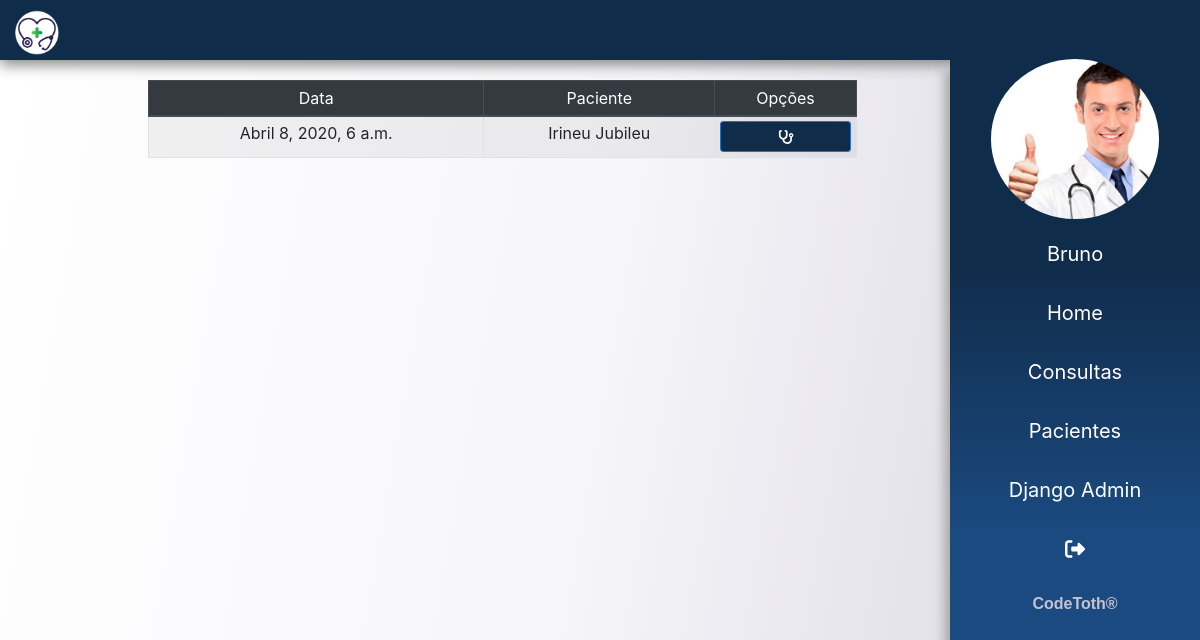
The page /consulta/ (signed in) on the database as committed earlier.
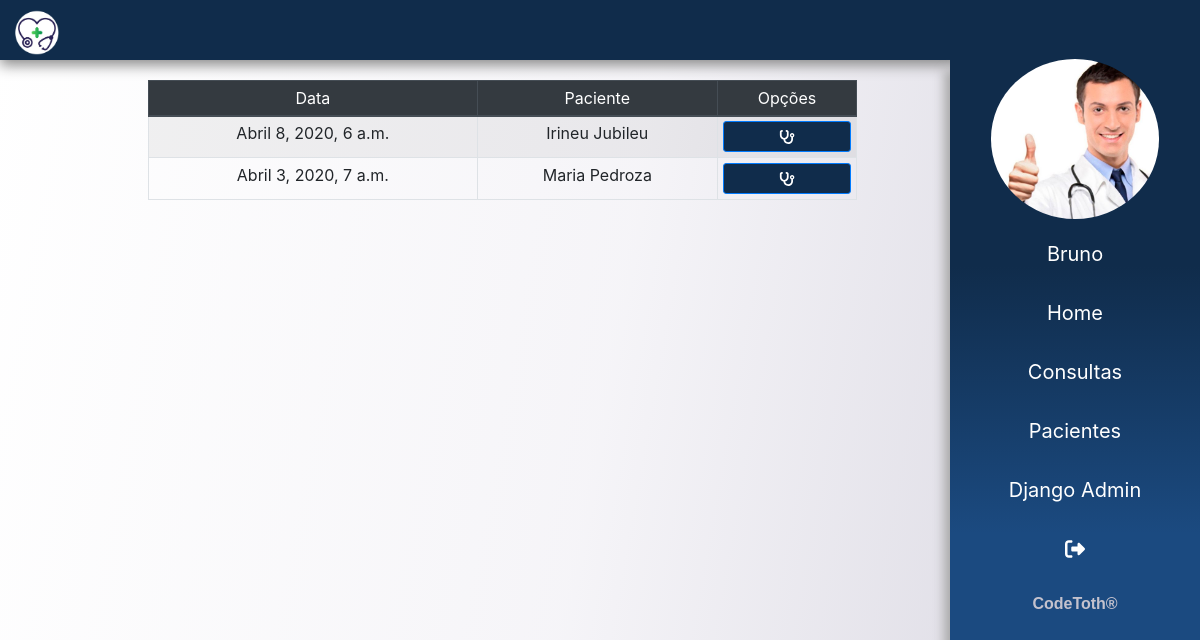
The same page on the database as committed later.
### app/consulta/models.py (models this page shows)
class Consulta(models.Model):
    data = models.DateTimeField()
    medico = models.ForeignKey(Medico, on_delete=models.CASCADE)
    atendente = models.ForeignKey(Atendente, on_delete=models.CASCADE)
    paciente = models.ForeignKey(Paciente, on_delete=models.CASCADE)

### app/paciente/models.py (models this page shows)
class Paciente(models.Model):
    nome = models.CharField(max_length=200)
    sexo = models.CharField(max_length=1)
    data_nascimento = models.DateField()
    cpf = models.CharField(max_length=20, unique=True)
    rg = models.CharField(max_length=20, unique=True)
    carteira_convenio = models.CharField(max_length=30, unique=True)
    peso = models.FloatField()
    altura = models.FloatField()
    imc = models.CharField(max_length=100)

### app/consulta/views.py (the view)
# urls.py: path('', listar, name='conusultas')
def listar(request):
    dados = get_dados(request)
    lst_consultas = Consulta.objects.all()
    dados['lst_consultas'] = lst_consultas
    return render(request, 'consulta/consultas.html', dados)

### templates/consulta/consultas.html
{% extends 'base.html' %}
{% load static %}
{% block content %}
<main>
    <section class="container-fluid">
        <div class="col-md-10">
            <table class="table table-sm table-bordered table-striped mx-auto text-center agenda" >
                <thead class="thead-dark ">
                    <tr>
                        <th scope="col">Data</th>
                        <th scope="col">Paciente</th>
                        <th scope="col">Opções</th>
                    </tr>
                </thead>
                <tbody>
                    {% for consulta in lst_consultas %}
                    <tr>
                        <th scope="row">{{ consulta.data }}</th>
                        <td>{{ consulta.paciente.nome }}</td>
                        <td>
                            <a href="{% url 'det-exame' consulta.paciente.id  %}" class="btn btn-sm btn-block btn-primary"> <i class="fas fa-stethoscope"></i> </a>
                        </td>
                    </tr>
                    {% endfor %}
                </tbody>
            </table>
        </div>
    </section>
</main>
{% endblock %}

Rows that differ between the two databases and show on the page:
added Consulta: data "Abril 3, 2020, 7 a.m.", paciente.nome "Maria Pedroza"
